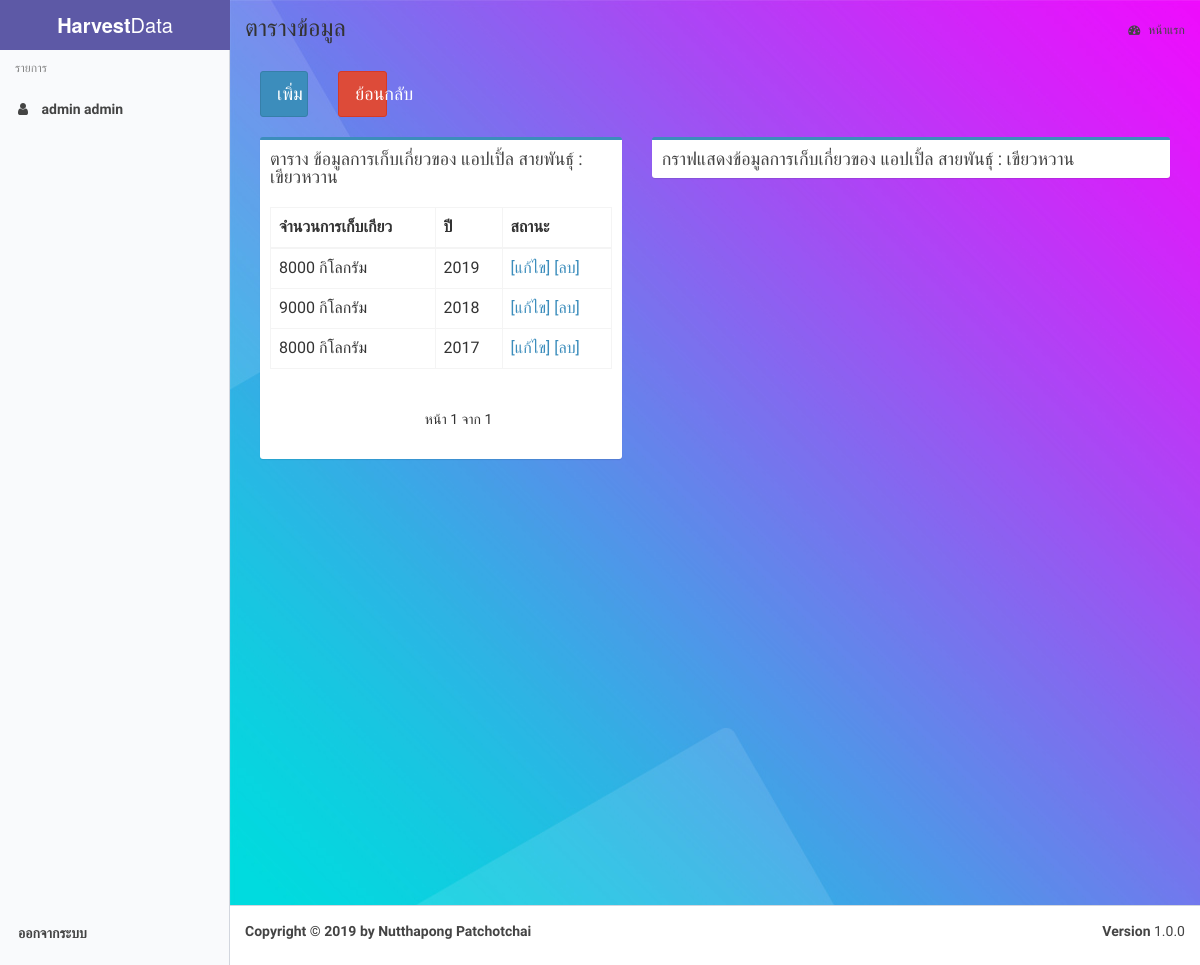
/plant/18/harvest/21/ (signed in), run on an earlier commit of the app's database.
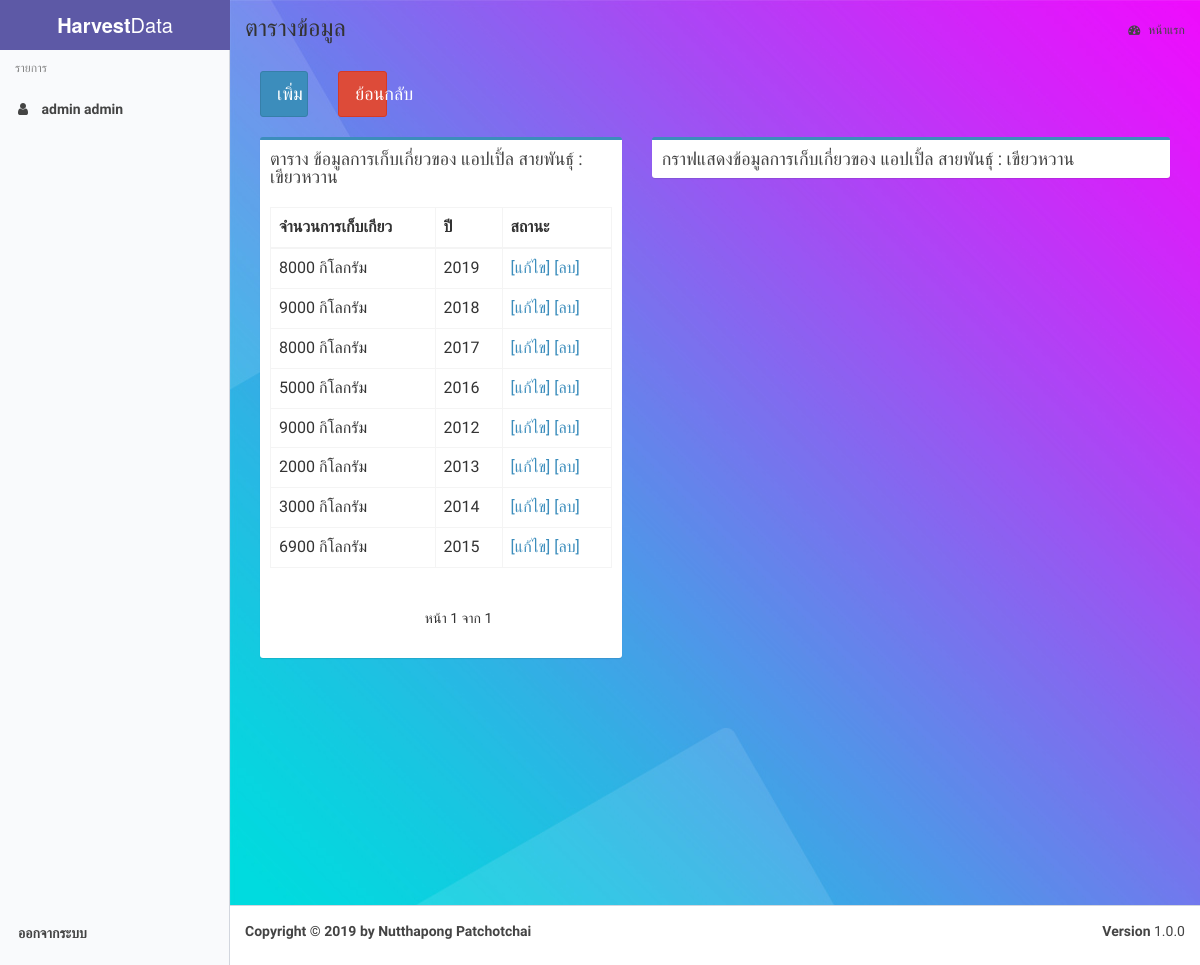
And on a later commit of the database.
### Farmer/models.py (models this page shows, shortened)
class Plant(models.Model):
    fruit_name = models.CharField(max_length=100, default='')
    fruit_breed = models.CharField(max_length=100, default='')
    scale = models.CharField(max_length=100, default='')
    Farmer_id = models.ForeignKey(Farmer, on_delete=models.CASCADE)

class Harvest(models.Model):
    product = models.IntegerField(default='')
    years = models.ForeignKey(YearSet, on_delete=models.CASCADE, default='2017')
    Plant_id = models.ForeignKey(Plant, on_delete=models.CASCADE)

class YearSet(models.Model):
    year = models.CharField(max_length=4, default='')
    class Meta:
        ordering = ["-year"]
    def __str__(self):
        return self.year

### Farmer/views.py (the view)
# urls.py: path('plant/<int:Farmer_id>/harvest/<int:Plant_id>/', farmer_views.ViewHarvest, name='viewHarvest'),
@login_required
def ViewHarvest(request, Farmer_id, Plant_id):
    viewfarmer = Farmer.objects.get(id=Farmer_id)
    viewplant = Plant.objects.get(id=Plant_id)
    viewharvests = Plant.objects.get(id=Plant_id)
    viewharvest = Harvest.objects.filter(Plant_id=Plant_id)
    paginator = Paginator(viewharvest, 10)
    page = request.GET.get('page')
    harvestpage = paginator.get_page(page)
    viewharvestpage = {
        'viewplant': viewplant,
        'viewharvest': viewharvest,
        'viewharvests': viewharvests,
        'viewfarmer': viewfarmer,
        'famerpage': harvestpage
    }
    return render(request, 'Farmer/ViewHarvest.html', viewharvestpage)

### Farmer/templates/Farmer/ViewHarvest.html (shortened to what this page needs)
{% extends "Farmer/base.html" %}
{% load static %}
{% block content %}
<section class="content">
<div class="row" >
    <div class="col-md-1">
<a type="button" class="btn btn-block btn-primary btn-lg" href="{% url 'createHarvest' viewharvests.id %}">เพิ่ม</a>
    </div>
    <div class="col-md-1">
        <a type="button" class="btn btn-block btn-danger btn-lg" href="{% url 'viewFarmer' viewfarmer.id %}">ย้อนกลับ</a>
    </div>
    <div class="col-md-10"></div>
</div>
    <br>
      <div class="row">
        <div class="col-md-5">
            <div class="box box-primary">
                <div class="box-header">
                <h3 class="box-title">ตาราง ข้อมูลการเก็บเกี่ยวของ {{ viewplant.fruit_name }} สายพันธุ์ : {{ viewplant.fruit_breed }}</h3>
                </div>
            <div class="box-body">
              <div id="example2_wrapper" class="dataTables_wrapper form-inline dt-bootstrap"><div class="row"><div class="col-sm-6"></div><div class="col-sm-6"></div></div><div class="row"><div class="col-sm-12"><table id="example2" class="table table-bordered table-hover dataTable" role="grid" aria-describedby="example2_info">
                <thead>
                <tr role="row">
                    <th class="sorting" tabindex="0" aria-controls="example2" rowspan="1" colspan="1" aria-label="Platform(s): activate to sort column ascending">จำนวนการเก็บเกียว</th>
                    <th class="sorting" tabindex="0" aria-controls="example2" rowspan="1" colspan="1" aria-label="Platform(s): activate to sort column ascending">ปี</th>
                    <th class="sorting" tabindex="0" aria-controls="example2" rowspan="1" colspan="1" aria-label="CSS grade: activate to sort column ascending">สถานะ</th></tr>
                </thead>
                <tbody>
                 <tr role="row" class="odd">
                {% for VH in viewharvest %}
                    <td>{{ VH.product }} กิโลกรัม</td>
                    <td>{{ VH.years }}</td>
                  <td>
                      <a type="button"  href="{% url 'editHarvest' VH.Plant_id_id VH.id %}">[แก้ไข]</a>
                      <a type="button"  href="{% url 'deleteHarvest' VH.id %}">[ลบ]</a>
                  </td>
                </tr>
                {% endfor %}
                </tbody>
              </table></div></div>
                          <div class="row">
                      <div class="col-sm-5">
                      </div>
                      <div class="col-sm-7">
                        <div class="pagination">
                            <span class="step-links">
        <span class="current">
            หน้า {{ famerpage.number }}  จาก {{ famerpage.paginator.num_pages }}
        </span>
    </span>
</div>
                      </div>
                  </div>
                </div>
            </div>
            </div>
        </div>
      <div class="col-md-7">
            <div class="box box-primary">
                <div class="box-header">
                <h3 class="box-title">กราฟแสดงข้อมูลการเก็บเกี่ยวของ {{ viewplant.fruit_name }} สายพันธุ์ : {{ viewplant.fruit_breed }}</h3>
                </div>
            </div>
      </div>
          </div>
</section>
{% endblock %}

### Farmer/templates/Farmer/base.html (shortened to what this page needs)
{% load static %}
{% load sweetify %}
<html>
<head>
  <link rel="stylesheet" href="{% static 'Farmer/css/bootstrap.min.css' %}">
  <link rel="stylesheet" href="{% static 'Farmer/css/font-awesome.min.css' %}">
  <link rel="stylesheet" href="{% static 'Farmer/css/ionicons.min.css' %}">
  <link rel="stylesheet" href="{% static 'Farmer/css/AdminLTE.min.css' %}">
     <link rel="stylesheet" href="{% static 'Farmer/css/alt/AdminLTE-bootstrap-social.min.css' %}">
     <link rel="stylesheet" href="{% static 'Farmer/css/alt/AdminLTE-fullcalendar.min.css' %}">
     <link rel="stylesheet" href="{% static 'Farmer/css/alt/AdminLTE-select2.min.css' %}">
     <link rel="stylesheet" href="{% static 'Farmer/css/alt/AdminLTE-without-plugins.min.css' %}">
    <link rel="stylesheet" href="{% static 'Farmer/css/skins/_all-skins.min.css' %}">
</head>
<body class="skin-purple-light sidebar-mini wysihtml5-supported" >
  <header class="main-header" style="background-image: url({% static 'Login/images/bg-01.jpg' %} );">
    <a href="{% url 'index' %}" class="logo">
      <span class="logo-lg"><b>Harvest</b>Data</span>
    </a>
  </header>
  <aside class="main-sidebar" >
    <section class="sidebar" style="height: auto;">
      <ul class="sidebar-menu tree" data-widget="tree">
        <li class="header">รายการ</li>
        <li><a href="{% url 'index' %}"><i class="fa fa-user"></i> <span>{{  user.first_name }}</span>  <span>{{user.last_name}}</span></a></li>
<br><br><br><br><br><br><br><br><br><br><br><br><br><br><br><br><br><br><br><br><br><br><br><br><br><br><br><br><br><br><br><br><br><br><br><br><br><br><br>
          <li class="lowercase"><a href="{% url 'logout' %}" ><span>ออกจากระบบ</span></a></li>
      </ul>
    </section>
  </aside>
  <div class="content-wrapper" style="background-image: url({% static 'Login/images/bg-01.jpg' %} );">
    <section class="content-header">
      <h1>
        ตารางข้อมูล
      </h1>
      <ol class="breadcrumb">
        <li><a href="{% url 'index' %}"><i class="fa fa-dashboard"></i> หน้าแรก</a></li>
      </ol>
    </section>
    <section class="content" >
{% block content %}
    {% endblock %}
        </section>
      </div>
  <footer class="main-footer">
    <div class="pull-right hidden-xs">
      <b>Version</b> 1.0.0
    </div>
      <strong>Copyright © 2019 by Nutthapong Patchotchai</strong>
  </footer>
</body>
</html>

What changed in the data, as far as the page shows it:
added Harvest: product "5000", years "2016"
added Harvest: product "9000", years "2012"
added Harvest: product "2000", years "2013"
added Harvest: product "3000", years "2014"
added Harvest: product "6900", years "2015"
